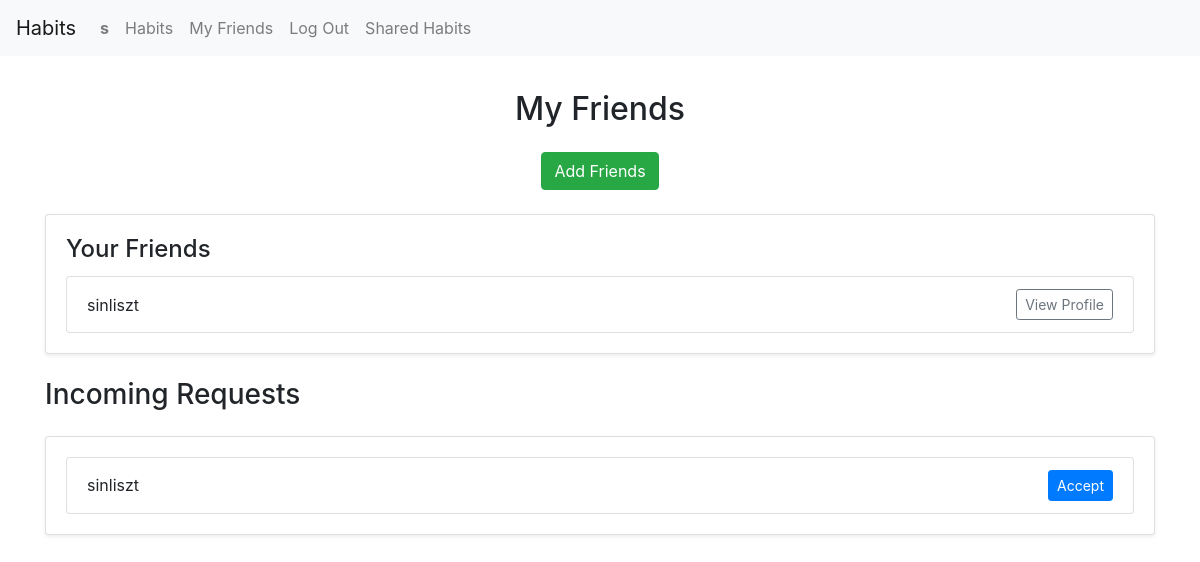
/friends/ (signed in), run on an earlier commit of the app's database.
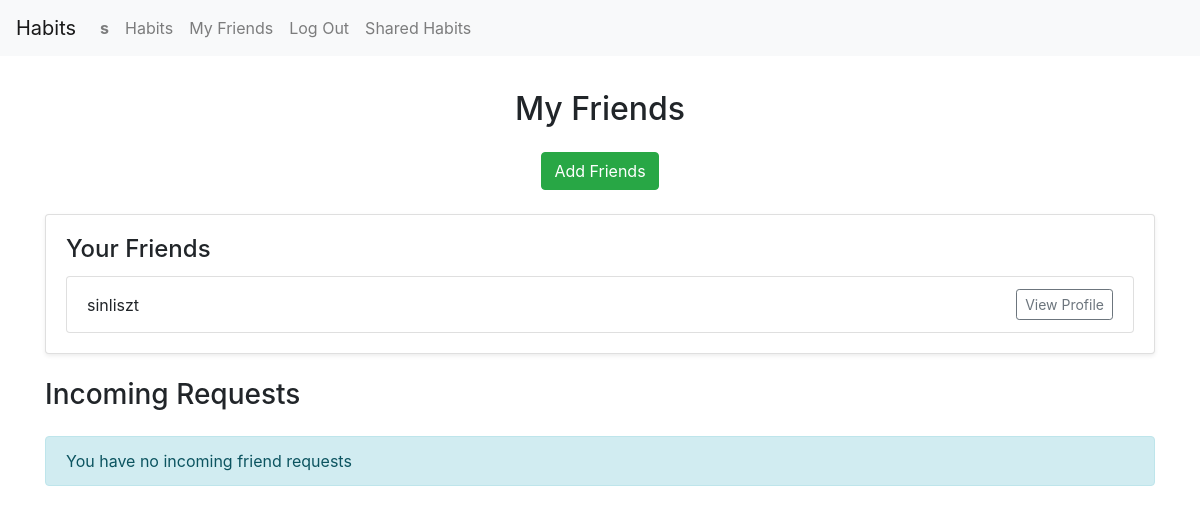
And on a later commit of the database.
### tracker/models.py (models this page shows, shortened)
class User(AbstractUser):
    friends = models.ManyToManyField("self", symmetrical=True, blank=True)

class FriendRequest(models.Model):
    from_user = models.ForeignKey(User, related_name="friend_requests_sent", on_delete=models.CASCADE)
    to_user = models.ForeignKey(User, related_name="friend_requests_received", on_delete=models.CASCADE)
    timestamp = models.DateTimeField(auto_now_add=True)
    is_accepted = models.BooleanField(default=False)

### tracker/views.py (the view)
# urls.py: path("friends/", views.friends_list, name="friends_list"),
@login_required
def friends_list(request):
    user = request.user
    friends = user.friends.all()
    incoming_requests = FriendRequest.objects.filter(to_user=user)
    return render(request, "tracker/friends_list.html", {
        "friends": friends,
        "incoming_requests": incoming_requests,
    })

### tracker/templates/tracker/friends_list.html (shortened to what this page needs)
{% extends "tracker/layout.html" %}
{% block body %}
    <div class="container mt-4">
        <h2 class="text-center mb-4">My Friends</h2>
        <div class="text-center mb-4">
            <a href="{% url 'search_users' %}">
                <button class="btn btn-success">Add Friends</button>
            </a>
        </div>
        {% if friends %}
            <div class="card shadow-sm mb-4">
                <div class="card-body">
                    <h4 class="card-title">Your Friends</h4>
                    <ul class="list-group">
                        {% for friend in friends%}
                            <li class="list-group-item d-flex justify-content-between align-items-center">
                                {{ friend.username }}
                                <a href="{% url 'profile_view' friend.username %}">
                                    <button class="btn btn-outline-secondary btn-sm">View Profile</button>
                                </a>
                            </li>
                        {% endfor %}
                    </ul>
                </div>
            </div>
        {% else %}
            <div class="alert alert-info">
                You have no friends yet.
            </div>
        {% endif %}
        <h3 class="mt-4 mb-4">Incoming Requests</h3>
        {% if incoming_requests%}
            <div class="card shadow-sm">
                <div class="card-body">
                    <ul class="list-group">
                        {% for req in incoming_requests %}
                            <li class="list-group-item d-flex justify-content-between align-items-center">
                                {{ req.from_user.username }}
                                <form action="{% url 'accept_friend_request' req.id %}" method="post" class="d-inline">
                                    <button type="submit" class="btn btn-primary btn-sm">Accept</button>
                                </form>
                            </li>
                        {% endfor %}
                    </ul>
                </div>
            </div>
        {% else %}
            <div class="alert alert-info">
                You have no incoming friend requests
            </div>
        {% endif %}
    </div>
{% endblock %}

What changed in the data, as far as the page shows it:
removed FriendRequest: from_user.username "sinliszt"
Also different on the page:
text now shown: "You have no incoming friend requests"
